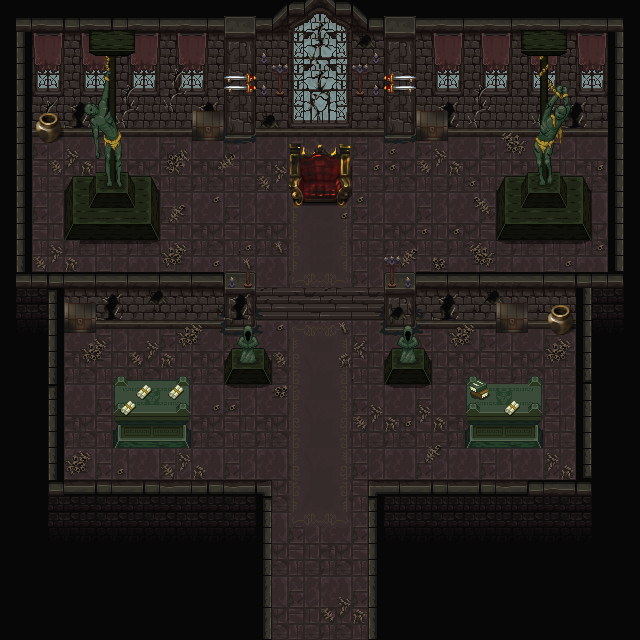

Tiled map render using the project's own tile images. Description and the map definition, with tile-layer contents summarised, below:
An orthogonal 40x40 tile map with 16x16 px tiles, 13 tile layers (tiles, darkness, walls, stiars, ...), 24 tilesets and 3 objects.

<map version="1.10" tiledversion="1.12.2" orientation="orthogonal" renderorder="right-down" width="40" height="40" tilewidth="16" tileheight="16" infinite="0" nextlayerid="17" nextobjectid="205">
 <tileset firstgid="1" source="../tsx/mainlevbuild.tsx" />
 <tileset firstgid="1703" source="../tsx/decorative.tsx" />
 <tileset firstgid="2727" source="../tsx/Knowledge temple.tsx" />
 <tileset firstgid="4127" source="../tsx/Inside_B.tsx" />
 <tileset firstgid="5151" source="../tsx/Birch Forest-Tileset.tsx" />
 <tileset firstgid="5987" source="../tsx/crypt_ground_01.tsx" />
 <tileset firstgid="6117" source="../tsx/crypt_staircase_01.tsx" />
 <tileset firstgid="6338" source="../tsx/crypt_walls_01.tsx" />
 <tileset firstgid="6585" source="../tsx/Dungeon_A1.tsx" />
 <tileset firstgid="7353" source="../tsx/Dungeon_A5.tsx" />
 <tileset firstgid="7865" source="../tsx/Dungeon_B copy.tsx" />
 <tileset firstgid="8889" source="../tsx/Dungeon_B.tsx" />
 <tileset firstgid="9913" source="../tsx/Enviroment-Forest.tsx" />
 <tileset firstgid="10057" source="../tsx/houses.tsx" />
 <tileset firstgid="14153" source="../tsx/Inside_B Copy.tsx" />
 <tileset firstgid="15177" source="../tsx/Inside_C.tsx" />
 <tileset firstgid="16201" source="../tsx/mainlevbuild copy.tsx" />
 <tileset firstgid="18731" source="../tsx/Outside_B.tsx" />
 <tileset firstgid="19755" source="../tsx/Props-Forest.tsx" />
 <tileset firstgid="19811" source="../tsx/TX Plant.tsx" />
 <tileset firstgid="20835" source="../tsx/TX Props copy.tsx" />
 <tileset firstgid="21859" source="../tsx/TX Props.tsx" />
 <tileset firstgid="22883" source="../tsx/TX Shadow.tsx" />
 <tileset firstgid="23907" source="../tsx/World_B.tsx" />
 <layer id="2" name="tiles" width="40" height="40" locked="1">
  <data>[1600 cells, 1600 non-empty, 16 distinct tile ids]</data>
 </layer>
 <layer id="4" name="darkness" width="40" height="40" locked="1">
  <data>[1600 cells, 444 non-empty, 19 distinct tile ids]</data>
 </layer>
 <layer id="1" name="walls" width="40" height="40" locked="1">
  <data>[1600 cells, 477 non-empty, 41 distinct tile ids]</data>
 </layer>
 <layer id="8" name="stiars" width="40" height="40" locked="1">
  <data>[1600 cells, 16 non-empty, 8 distinct tile ids]</data>
 </layer>
 <layer id="10" name="pillar beside stairs" width="40" height="40" locked="1">
  <data>[1600 cells, 24 non-empty, 10 distinct tile ids]</data>
 </layer>
 <layer id="6" name="window prop" width="40" height="40" locked="1">
  <data>[1600 cells, 122 non-empty, 38 distinct tile ids]</data>
 </layer>
 <layer id="5" name="torch/lmap" width="40" height="40" locked="1">
  <data>[1600 cells, 0 non-empty, 0 distinct tile ids]</data>
 </layer>
 <layer id="7" name="statue" width="40" height="40" locked="1">
  <data>[1600 cells, 0 non-empty, 0 distinct tile ids]</data>
 </layer>
 <layer id="12" name="floor" width="40" height="40" locked="1">
  <data>[1600 cells, 166 non-empty, 45 distinct tile ids]</data>
 </layer>
 <layer id="11" name="throne" width="40" height="40" locked="1">
  <data>[1600 cells, 86 non-empty, 28 distinct tile ids]</data>
 </layer>
 <layer id="13" name="more" width="40" height="40" locked="1">
  <data>[1600 cells, 428 non-empty, 265 distinct tile ids]</data>
 </layer>
 <layer id="14" name="books" width="40" height="40" locked="1">
  <data>[1600 cells, 12 non-empty, 6 distinct tile ids]</data>
 </layer>
 <layer id="15" name="chests" width="40" height="40" locked="1">
  <data>[1600 cells, 32 non-empty, 10 distinct tile ids]</data>
 </layer>
 <objectgroup id="16" name="Castle lessons">
  <object id="202" x="64.7273" y="303.273" width="31.2727" height="29.8182">
   <properties>
    <property name="actions" value="search_chest" />
    <property name="topic_id" value="error_handling_lesson" />
    <property name="types" value="interactive" />
   </properties>
  </object>
  <object id="203" x="496" y="303.125" width="31.625" height="29.75">
   <properties>
    <property name="actions" value="search_chest" />
    <property name="types" value="interactive" />
   </properties>
  </object>
  <object id="204" x="548" y="304.625" width="25" height="30.75">
   <properties>
    <property name="actions" value="search_vase" />
    <property name="types" value="interactive" />
   </properties>
   <ellipse />
  </object>
 </objectgroup>
</map>
